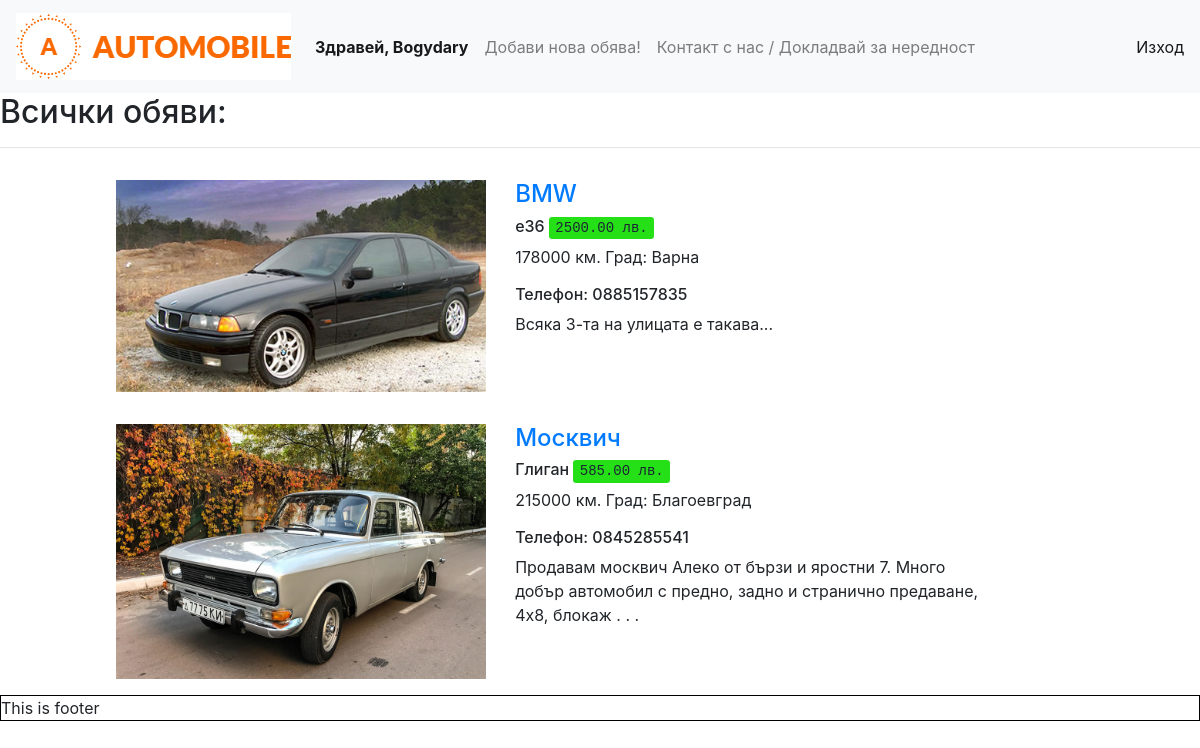
Page /index.php (signed in) on the committed database.
### tables this page shows
CREATE TABLE IF NOT EXISTS `ads` (
  `id` int(64) NOT NULL AUTO_INCREMENT,
  `user_id` int(64) NOT NULL,
  `brand` varchar(50) NOT NULL,
  `model` varchar(50) NOT NULL,
  `state` varchar(50) NOT NULL,
  `release_year` int(11) unsigned NOT NULL,
  `price` double(12,2) NOT NULL,
  `power` int(11) unsigned NOT NULL,
  `volume` double(6,1) unsigned NOT NULL,
  `cat_id` int(11) unsigned NOT NULL,
  `eurostd_id` int(11) unsigned NOT NULL,
  `engine_id` int(11) unsigned NOT NULL,
  `gear_id` int(11) unsigned NOT NULL,
  `mileage` int(50) unsigned NOT NULL,
  `color_id` int(11) unsigned NOT NULL,
  `town_id` int(11) unsigned NOT NULL,
  `extras` varchar(450) DEFAULT NULL,
  `image` varchar(450) DEFAULT NULL,
  `phone` varchar(50) NOT NULL,
  `description` varchar(600) DEFAULT NULL,
  PRIMARY KEY (`id`)
);

CREATE TABLE IF NOT EXISTS `towns` (
  `id` int(11) NOT NULL AUTO_INCREMENT,
  `town` varchar(50) NOT NULL,
  PRIMARY KEY (`id`)
);

### index.php (called while the page is built, shortened)
<?php
include_once('views/header.logged.view.php');
$ads_data = Repository::getAll($db, 'ads');
include_once ('views/index.view.php');
include_once('views/footer.view.php');
?>

### Repository.php (called while the page is built, shortened)
<?php
class Repository
{
    public static function getAll(PDO $db, $table, $columns = ['*'], $orderBy = 'id'){
        $columns = implode(', ', $columns);
        $stmt = $db->query("SELECT {$columns} FROM {$table} ORDER BY {$orderBy} DESC");
        $result = [];
        while($row = $stmt->fetchObject()){
            $result[] = $row;
        }
        return $result;
    }
    public static function getSome(PDO $db, $table, $condition, $value, $columns = ['*']){
        $columns = implode(', ', $columns);
        $stmt = $db->query("SELECT {$columns} FROM {$table} WHERE {$condition}={$value}");
        $result = [];
        while ($row = $stmt->fetchObject()){
            $result[] = $row;
        }
        return $result;
    }
}

### views/index.view.php (the view)
<h2>Всички обяви:</h2>
<hr>
<?php foreach ($ads_data as $data) : ?>
    <div class="modal-body row">
        <div class="col-md-1"></div>
        <div class="col-md-4">
            <a href="../view-ad.php?car=<?= $data->id ?>">
                <img src="../uploads/<?= $data->image ?>" alt="car_image" width="370">
            </a>
        </div>
        <div class="col-md-5">
            <h4>
                <a href="../view-ad.php?car=<?= $data->id ?>">
                    <?= $data->brand ?>
                </a>
            </h4>
            <h6>
                <?= $data->model ?>
                <kbd>
                    <?= $data->price ?> лв.
                </kbd>
            </h6>
            <p><?= $data->mileage ?> км. Град:
                <?= Repository::getSome($db, 'towns', 'id', $data->town_id)[0]->town ?>
            </p>
            <h6>Телефон: <?= $data->phone ?></h6>
            <p>
                <?php if (strlen($data->description) > 200) {
                    echo substr($data->description, 0, 210) . ' . . .';
                }else{
                    echo $data->description;
                }
            ?>
            </p>
        </div>
    </div>
<?php endforeach; ?>

### css/logged.css (style rules this page uses)
kbd { color: #1a2733; background-color: #26e017; }

### rows in the picture
ads: image (picture), brand "BMW", model "e36", price "2500.00", mileage "178000", town.town "Варна", phone "0885157835", description "Всяка 3-та на улицата е такава..."
ads: image (picture), brand "Москвич", model "Глиган", price "585.00", mileage "215000", town.town "Благоевград", phone "0845285541", description "Продавам москвич Алеко от бързи и яростни 7. Много добър автомобил с предно, задно и странично предаване, 4х8, блокаж"

### other values in the picture
$_SESSION['first_name'] "Bogydary"
